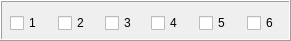
     <widget class="QFrame" name="frame_multihead_graph">
      <property name="geometry">
       <rect>
        <x>260</x>
        <y>4</y>
        <width>291</width>
        <height>41</height>
       </rect>
      </property>
      <property name="frameShape">
       <enum>QFrame::Box</enum>
      </property>
      <property name="frameShadow">
       <enum>QFrame::Raised</enum>
      </property>
      <widget class="QCheckBox" name="checkBox_mca_1">
       <property name="enabled">
        <bool>true</bool>
       </property>
       <property name="geometry">
        <rect>
         <x>10</x>
         <y>10</y>
         <width>39</width>
         <height>26</height>
        </rect>
       </property>
       <property name="text">
        <string>1</string>
       </property>
      </widget>
      <widget class="QCheckBox" name="checkBox_mca_2">
       <property name="enabled">
        <bool>true</bool>
       </property>
       <property name="geometry">
        <rect>
         <x>58</x>
         <y>10</y>
         <width>39</width>
         <height>26</height>
        </rect>
       </property>
       <property name="text">
        <string>2</string>
       </property>
      </widget>
      <widget class="QCheckBox" name="checkBox_mca_5">
       <property name="enabled">
        <bool>true</bool>
       </property>
       <property name="geometry">
        <rect>
         <x>105</x>
         <y>10</y>
         <width>39</width>
         <height>26</height>
        </rect>
       </property>
       <property name="text">
        <string>3</string>
       </property>
      </widget>
      <widget class="QCheckBox" name="checkBox_mca_3">
       <property name="enabled">
        <bool>true</bool>
       </property>
       <property name="geometry">
        <rect>
         <x>151</x>
         <y>10</y>
         <width>39</width>
         <height>26</height>
        </rect>
       </property>
       <property name="text">
        <string>4</string>
       </property>
      </widget>
      <widget class="QCheckBox" name="checkBox_mca_4">
       <property name="enabled">
        <bool>true</bool>
       </property>
       <property name="geometry">
        <rect>
         <x>199</x>
         <y>10</y>
         <width>39</width>
         <height>26</height>
        </rect>
       </property>
       <property name="text">
        <string>5</string>
       </property>
      </widget>
      <widget class="QCheckBox" name="checkBox_mca_6">
       <property name="enabled">
        <bool>true</bool>
       </property>
       <property name="geometry">
        <rect>
         <x>247</x>
         <y>10</y>
         <width>39</width>
         <height>26</height>
        </rect>
       </property>
       <property name="text">
        <string>6</string>
       </property>
      </widget>
     </widget>
